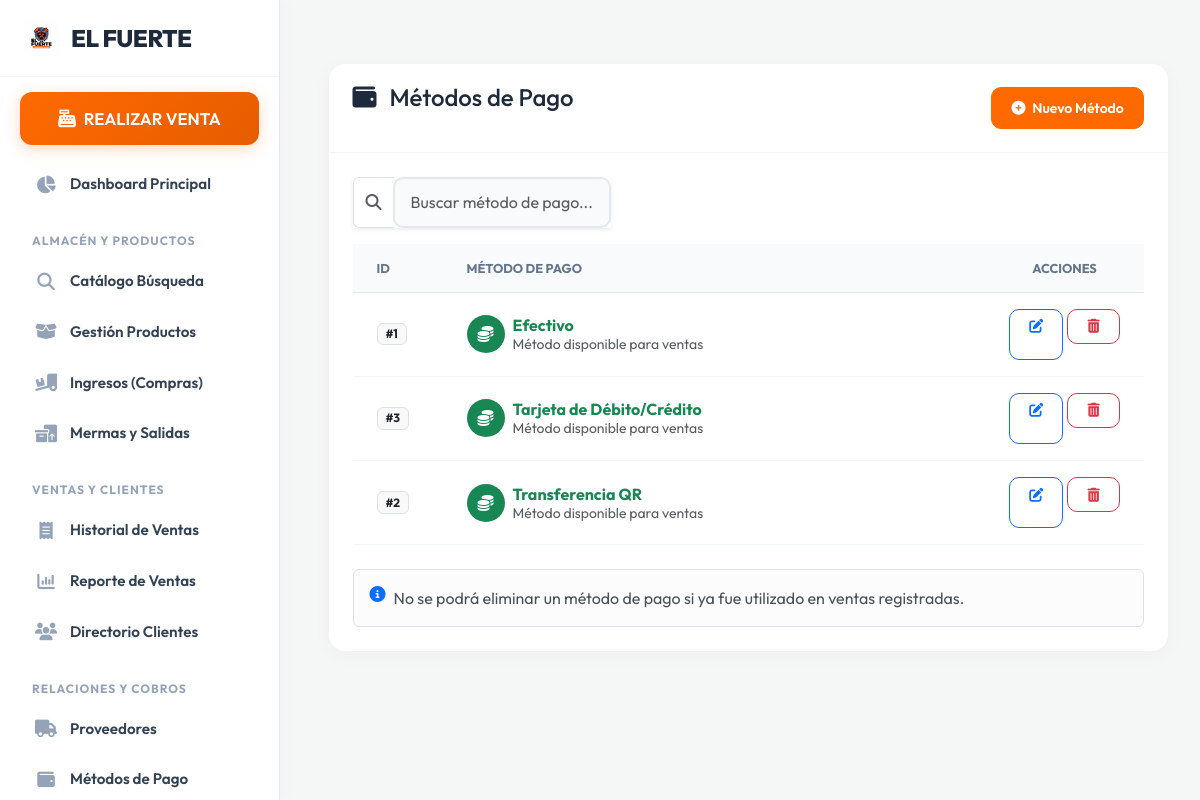
Screenshot of /tipos-pago/ (signed in) with the database file from the repository.
### venta/models.py (models this page shows, shortened)
class TipoPago(models.Model):
    nombre = models.CharField(
        max_length=50,
        validators=[MaxLengthValidator(50)],
    )
    class Meta:
        verbose_name = "tipo de pago"
        verbose_name_plural = "tipos de pago"
        ordering = ["nombre", "id"]
        indexes = [
            models.Index(fields=["nombre"], name="tipo_pago_nombre_idx"),
        ]
        constraints = [
            models.UniqueConstraint(
                Lower("nombre"),
                name="tipo_pago_nombre_unico_ci",
            ),
        ]

### venta/views.py (the view)
# urls.py: path('tipos-pago/', venta_views.lista_tipos_pago, name='lista_tipos_pago'),
@requiere_permiso("view_tipopago")
def lista_tipos_pago(request):
    tipos = TipoPago.objects.all().order_by("nombre", "id")
    return render(request, "lista_tipos_pago.html", {"tipos": tipos})

### administracion/context_processors.py (called while the page is built, shortened)
def permisos_usuario(request):
    if request.user.is_authenticated:
        if request.user.is_superuser:
            from django.contrib.auth.models import Permission
            todos_los_permisos = Permission.objects.exclude(
                content_type__app_label__in=['admin', 'auth', 'contenttypes', 'sessions']
            ).values_list('codename', flat=True)
            return {'perms_ferreteria': list(todos_los_permisos)}
    return {'perms_ferreteria': []}

### templates/lista_tipos_pago.html (shortened to what this page needs)
{% extends 'base.html' %}
{% block contenido %}
<div class="container-fluid px-0">
    <div class="card shadow border-0 rounded-4">
        <div class="card-header bg-dark text-white d-flex justify-content-between align-items-center flex-wrap gap-2 py-3 rounded-top-4">
            <div>
                <h4 class="mb-0">
                    <i class="fa-solid fa-wallet me-2"></i>
                    Métodos de Pago
                </h4>
                <small class="text-white-50">Gestión de formas de cobro utilizadas en ventas</small>
            </div>
            {% if 'add_tipopago' in perms_ferreteria or request.user.is_superuser %}
                <a href="{% url 'nuevo_tipo_pago' %}" class="btn btn-primary btn-sm">
                    <i class="fa-solid fa-circle-plus me-1"></i>
                    Nuevo Método
                </a>
            {% endif %}
        </div>
        <div class="card-body p-4">
            <div class="row g-2 mb-3">
                <div class="col-12 col-md-6 col-lg-4">
                    <div class="input-group shadow-sm">
                        <span class="input-group-text bg-white text-muted border-end-0">
                            <i class="fa-solid fa-magnifying-glass"></i>
                        </span>
                        <input type="text" id="buscadorTabla" class="form-control border-start-0" placeholder="Buscar método de pago...">
                    </div>
                </div>
            </div>
            <div class="table-responsive">
                <table class="table table-hover align-middle mb-0" id="tablaTiposPago">
                    <thead class="table-light">
                        <tr>
                            <th style="width: 90px;">ID</th>
                            <th>Método de Pago</th>
                            <th class="text-center" style="width: 130px;">Acciones</th>
                        </tr>
                    </thead>
                    <tbody>
                        {% for tipo in tipos %}
                            <tr>
                                <td>
                                    <span class="badge bg-light text-dark border">#{{ tipo.id }}</span>
                                </td>
                                <td>
                                    <div class="d-flex align-items-center gap-2">
                                        <div class="rounded-circle bg-success text-white d-flex align-items-center justify-content-center" style="width: 38px; height: 38px;">
                                            <i class="fa-solid fa-coins"></i>
                                        </div>
                                        <div>
                                            <div class="fw-bold text-success">{{ tipo.nombre }}</div>
                                            <small class="text-muted">Método disponible para ventas</small>
                                        </div>
                                    </div>
                                </td>
                                <td class="text-center">
                                    <div class="d-flex justify-content-center gap-1">
                                        {% if 'change_tipopago' in perms_ferreteria or request.user.is_superuser %}
                                            <a href="{% url 'editar_tipo_pago' tipo.id %}" class="btn btn-sm btn-outline-primary" title="Editar método de pago">
                                                <i class="fa-solid fa-pen-to-square"></i>
                                            </a>
                                        {% else %}
                                            <button class="btn btn-sm btn-outline-secondary" disabled>
                                                <i class="fa-solid fa-pen-to-square"></i>
                                            </button>
                                        {% endif %}
                                        {% if 'delete_tipopago' in perms_ferreteria or request.user.is_superuser %}
                                            <form method="POST" action="{% url 'eliminar_tipo_pago' tipo.id %}" class="d-inline form-eliminar" data-nombre="{{ tipo.nombre }}">
                                                <button type="button" class="btn btn-sm btn-outline-danger btn-abrir-eliminar" title="Eliminar método de pago">
                                                    <i class="fa-solid fa-trash-can"></i>
                                                </button>
                                            </form>
                                        {% else %}
                                            <button class="btn btn-sm btn-outline-secondary" disabled>
                                                <i class="fa-solid fa-trash-can"></i>
                                            </button>
                                        {% endif %}
                                    </div>
                                </td>
                            </tr>
                        {% endfor %}
                    </tbody>
                </table>
            </div>
            <div class="alert alert-light border mt-4 mb-0">
                <div class="d-flex gap-2">
                    <i class="fa-solid fa-circle-info text-primary"></i>
                    <div>
                        No se podrá eliminar un método de pago si ya fue utilizado en ventas registradas.
                    </div>
                </div>
            </div>
        </div>
    </div>
</div>
{% endblock %}

### templates/base.html (style rules this page uses)
:root { --primary: #ff6a00; --primary-dark: #e65c00; --secondary: #1e293b; --bg-color: #f4f7f6; --sidebar-bg: #ffffff; --card-bg: #ffffff; --text-main: #334155; --sidebar-width: 280px; }
body { font-family: 'Outfit', sans-serif; background-color: var(--bg-color); color: var(--text-main); margin: 0; display: flex; min-height: 100vh; }
.container, .container-fluid { padding: 2rem; max-width: 1400px; }
.card { background: var(--card-bg); border: none !important; border-radius: 16px !important; box-shadow: 0 4px 20px rgba(0,0,0,0.03) !important; margin-bottom: 2rem; }
.card-header { background: transparent !important; border-bottom: 1px solid #f1f5f9 !important; padding: 1.2rem 1.5rem !important; font-weight: 700 !important; color: var(--secondary) !important; }
.table { margin-bottom: 0; }
.table thead th { border: none; background: #f8fafc; color: #64748b; font-weight: 700; font-size: 0.8rem; text-transform: uppercase; padding: 1rem 1.5rem; border-bottom: 1px solid #e2e8f0; }
.table tbody td { border-bottom: 1px solid #f1f5f9; padding: 1rem 1.5rem; vertical-align: middle; }
.btn { border-radius: 10px !important; font-weight: 600 !important; padding: 0.6rem 1.2rem !important; }
.btn-primary { background-color: var(--primary) !important; border-color: var(--primary) !important; }
.form-control, .form-select { border-radius: 10px !important; border: 2px solid #e2e8f0 !important; padding: 0.7rem 1rem !important; background: #f8fafc !important; color: var(--secondary) !important; }

### rows the page displays
TipoPago: id "1", nombre "Efectivo"
TipoPago: id "3", nombre "Tarjeta de Débito/Crédito"
TipoPago: id "2", nombre "Transferencia QR"
